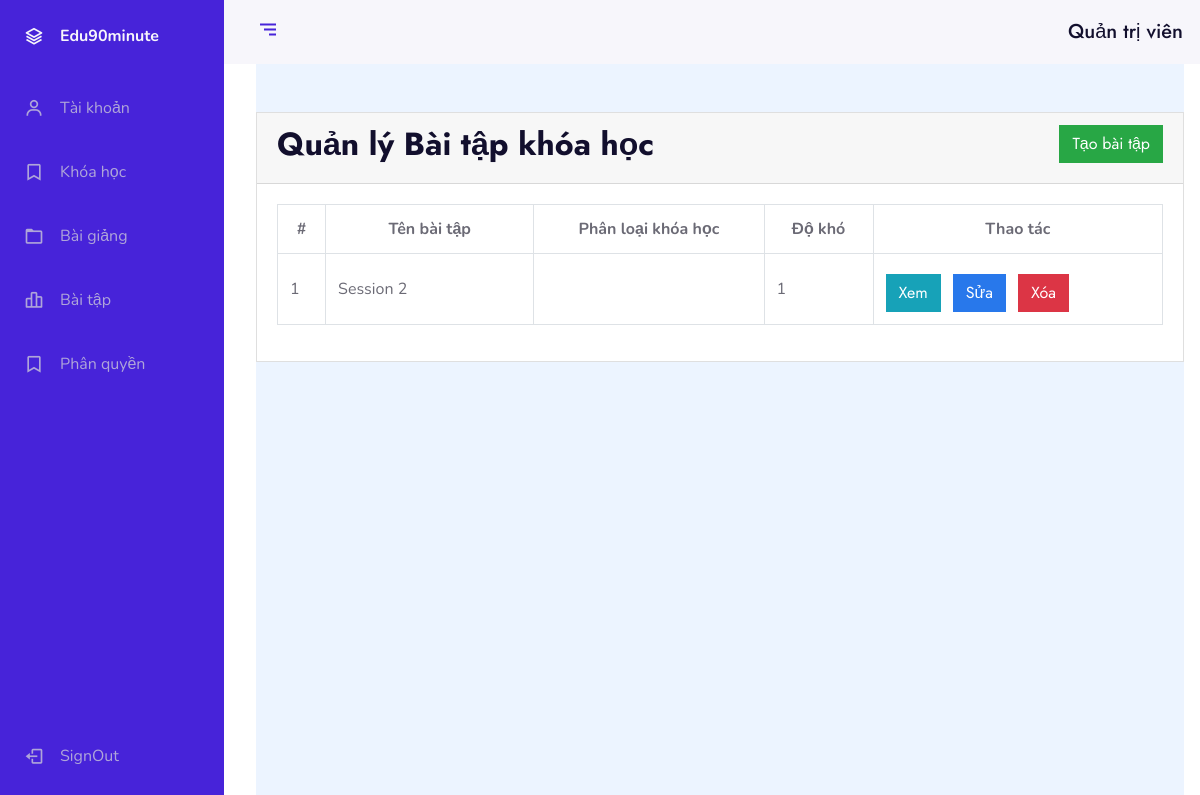
Before: /?ctl=exercises (signed in) with the older database file.
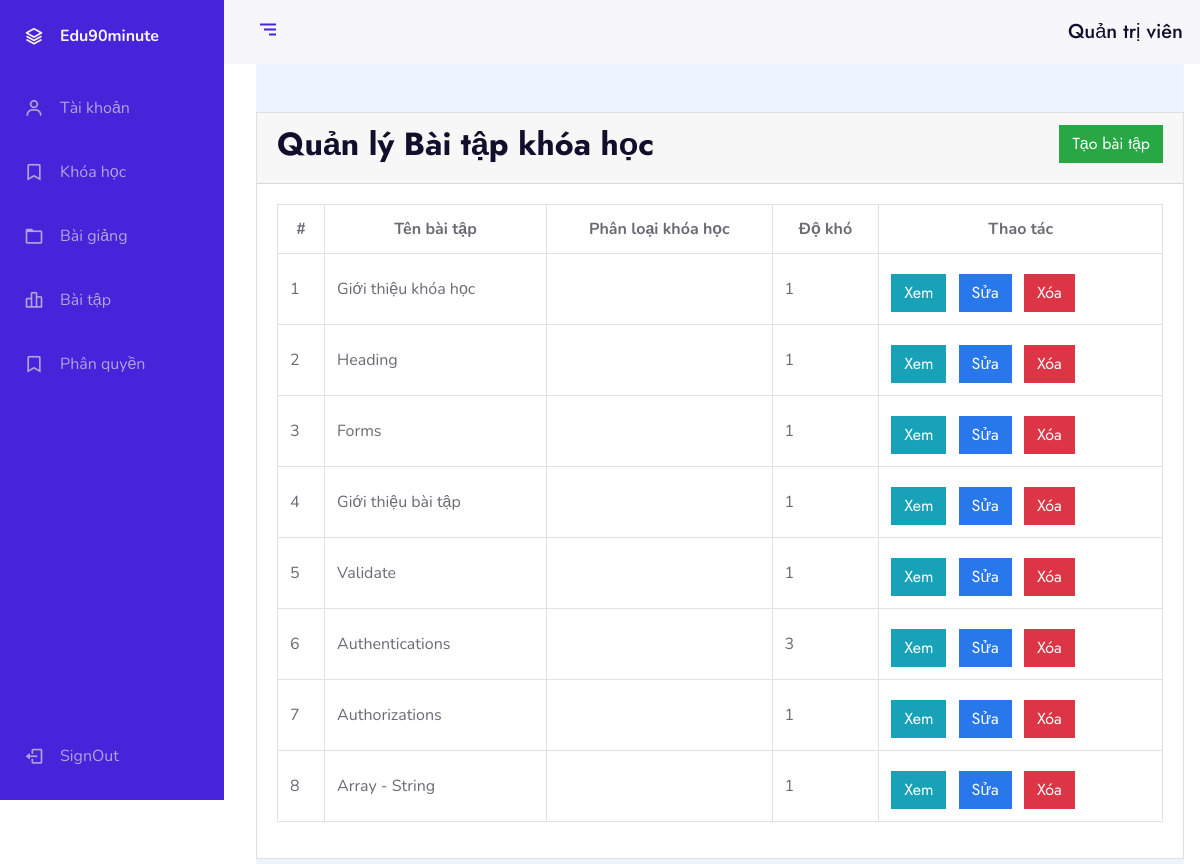
After: the same page with the newer database file.
### tables this page shows
CREATE TABLE `exercises` (
  `id` int(10) UNSIGNED NOT NULL,
  `name` varchar(255) NOT NULL,
  `described` varchar(255) NOT NULL,
  `level` smallint(6) NOT NULL,
  `courseId` varchar(50) NOT NULL,
  `fileUpload` varchar(255) NOT NULL,
  `relate` int(11) NOT NULL,
  `created_at` timestamp NOT NULL DEFAULT current_timestamp()
);

### Controllers/BaseController.php (called while the page is built, shortened)
<?php
class BaseController{
    protected function view($viewPath, array $data = []){
        include_once self::VIEWS_FOLDER_NAME . str_replace('.', '/', $viewPath) . '.php';
    }
}

### Controllers/Admin/AdminExercisesController.php (called while the page is built, shortened)
<?php
    class AdminExercisesController extends BaseController{
        protected $exercisesModel;
        private $data = [];
        protected $limit = 8;
        public function __construct() {
            $this->coursesModel = new CoursesModel;
            $this->exercisesModel = new ExercisesModel;
            $this->data['courses'] = $this->coursesModel->all('', '', '', '', '', ['relate' => 'asc']);
            $this->data['exercises'] = $this->exercisesModel->all();
        }
        public function index() {
            $page = isset($_GET['page']) ? $_GET['page'] : 1;
            $this->data['exercises'] = $this->exercisesModel->all("", "","",
                                                        ($page-1)*$this->limit,
                                                        $this->limit,
                                                        ['relate' => 'asc']);
            $this->data["paging"] = $this->exercisesModel->paging($this->limit);
            return $this->view('admin.exercises.index', $this->data);
        }
    }

### Models/BaseModel.php (called while the page is built, shortened)
<?php
    class BaseModel extends Database
    {
        protected $connect;
        protected $table;
        protected $colums = ['*'];
        public function  __construct() {
            $this->connect = $this->connect();
        }
        public function all($table = '', $colums = [], $where = [], $start=0, $limit = null, $orderBy = []){
            if(!empty($colums)){
                $select = implode(',', $colums);
            }else $select = implode(',', $this->colums);
            $table = empty($table) ? $this->table : $table;
            $sql = "SELECT ${select} FROM $table";
            $sql = trim($sql ,'OR ');
            if(!empty($orderBy)){
                $sql .= " ORDER BY " .array_keys($orderBy)[0] . " " . array_values($orderBy)[0];
            }
            if(!empty($limit)){
                $sql .= " LIMIT $start, $limit";
            }
            $query = $this->_query($sql);
            $data = [];
            while($row = mysqli_fetch_assoc($query)){
                $data[] = $row;
            }
            return $data;
        }
        public function _query($sql){
            return mysqli_query($this->connect, $sql);
        }
    }

### Core/Database.php (called while the page is built, shortened)
<?php
    class Database
    {
        public function  connect(){
            $connect = mysqli_connect(self::DB_HOST, self::DB_USER, self::DB_PASSWORD, self::DB_NAME);
            mysqli_set_charset($connect, 'utf8');
            if(mysqli_connect_errno() === 0){
                return $connect;
            }
            return false;
        }
    }

### Views/admin/exercises/index.php (the view, shortened to what this page needs)
<div class="card">
    <div class="card-header boder-0">
        <div class="float-left">
            <h2>Quản lý Bài tập khóa học</h2>
        </div>
        <div class="float-right">
            <a href="./?ctl=exercises&act=create&rl=1<?php echo isset($_GET['page']) ? "&page=".$_GET['page']:""; ?>" class="btn btn-success">Tạo bài tập</a>
        </div>
    </div>
    <div class="card-body">
        <div class="table-responsive">
             <table class="table table-bordered table-hover">
                <tr class="badge-default">
                    <th class="text-center">#</th>
                    <th class="text-center" style="min-width: 150px;">Tên bài tập</th>
                    <th class="text-center">Phân loại khóa học</th>
                    <th class="text-center">Độ khó</th>
                    <th class="text-center" max-width="270px">Thao tác</th>
                </tr>
                <?php
                    if(isset($exercises)){
                        $i = 1;
                        foreach($exercises as $value){
                ?>
                    <tr>
                        <td class="align-middle"> <?php echo $i++; ?> </td>
                        <td class="align-middle"> <?php echo $value['name']; ?> </td>
                        <td class="align-middle"> <?php echo $value['name2']; ?> </td>
                        <td class="align-middle"> <?php echo $value['level']; ?> </td>
                        <td class="align-middle">
                            <a href="./?ctl=exercises&act=show&id=<?php echo $value['id']; echo isset($_GET['page']) ? "&page=".$_GET['page']:""; ?>" class="btn btn-info mr-2 mt-2">Xem</a>
                            <a href="./?ctl=exercises&act=edit&id=<?php echo $value['id']; echo isset($_GET['page']) ? "&page=".$_GET['page']:""; ?>" class="btn btn-primary mr-2 mt-2">Sửa</a>
                            <form action="./?ctl=exercises&act=destroy&id=<?php echo $value['id'];?>" method="POST"
                            onsubmit="return confirmDelete('<?php echo 'Bạn có chắc muốn xóa bài tập `' .  $value['name'] . '` không?'; ?>')"
                            class="d-inline-block">
                                <input  type="submit" name="submit" value="Xóa" class="btn btn-danger mt-2">
                            </form>
                        </td>
                    </tr>
                <?php }} ?>
            </div>
    </div>
</div>

### index.php (shortened to what this page needs)
<!DOCTYPE html>
<html lang="en">
<head>
    <link rel="stylesheet" href="https://cdn.jsdelivr.net/npm/boxicons@latest/css/boxicons.min.css">
    <link href="https://cdnjs.cloudflare.com/ajax/libs/font-awesome/5.10.0/css/all.min.css" rel="stylesheet">
    <link href="lib/owlcarousel/assets/owl.carousel.min.css" rel="stylesheet">
    <link href="./css/style.css" rel="stylesheet">
    <link href="./css/myStyle.css" rel="stylesheet">
</head>
<body>
    <?php
            require_once "./Controllers/BaseController.php";
            require_once "./Core/Database.php";
            require_once "./Models/BaseModel.php";
            if(isset($_SESSION['role']) && count($_SESSION['permissions']) > 0) {
                require_once("Views/admin/index.php");
            }else{
                include("Views/menu.php");
                include("Views/main.php");
                include("Views/footer.php");
            }
        ?>
</body>
</html>

### Views/admin/index.php (shortened to what this page needs)
<link rel="stylesheet" href="https://cdn.jsdelivr.net/npm/boxicons@latest/css/boxicons.min.css">
<link rel="stylesheet" href="css/adminStyle.css">
<body id="body-pd" class="body-pd">
    <header class="header body-pd" id="header">
        <div class="header_toggle"> <i class='bx bx-menu-alt-left bx-menu-alt-right' id="header-toggle"></i> </div>
        <div class="row">
            <div class="header_img"> <img src="https://cdn-icons-png.flaticon.com/512/1053/1053244.png" alt=""></div>
            <h5 class="ml-2 mb-0 align-self-center"> <?php echo isset($_SESSION['name']) ? $_SESSION['name'] :'Admin-No-Name' ?> </h5>
        </div>
    </header>
    <div class="l-navbar show" id="nav-bar">
        <nav class="nav">
            <div> <a href="./" class="nav_logo"> <i class='bx bx-layer nav_logo-icon'></i> <span class="nav_logo-name">Edu90minute</span> </a>
                <div class="nav_list">
                    <?php
                        if(in_array("user-access", $_SESSION['permissions'])){
                    ?>
                        <a href="./?us=<?php echo rand(1, 100) ?>&act=index" class="nav_link">
                            <i class='bx bx-user nav_icon'></i>
                            <span class="nav_name">Tài khoản</span>
                        </a>
                    <?php
                        }
                    ?>
                    <?php
                        if(in_array("course-access", $_SESSION['permissions'])){
                    ?>
                        <a href="./?ctl=courses" class="nav_link">
                            <i class='bx bx-bookmark nav_icon'></i>
                            <span class="nav_name">Khóa học</span>
                        </a>
                    <?php
                        }
                    ?>
                    <?php
                        if(in_array("lesson-access", $_SESSION['permissions'])){
                    ?>
                        <a href="./?ctl=lessons" class="nav_link">
                            <i class='bx bx-folder nav_icon'></i>
                            <span class="nav_name">Bài giảng</span>
                        </a>
                    <?php
                        }
                    ?>
                    <?php
                        if(in_array("exercise-access", $_SESSION['permissions'])){
                    ?>
                        <a href="./?ctl=exercises" class="nav_link">
                            <i class='bx bx-bar-chart-alt-2 nav_icon'></i>
                            <span class="nav_name">Bài tập</span>
                        </a>
                    <?php
                        }
                    ?>
                   <?php
                        if(in_array("role-access", $_SESSION['permissions'])){
                    ?>
                        <a href="./?ctl=roles" class="nav_link">
                            <i class='bx bx-bookmark nav_icon'></i>
                            <span class="nav_name">Phân quyền</span>
                        </a>
                    <?php
                        }
                    ?>
                </div>
            </div> <a href="./logout.php" class="nav_link"> <i class='bx bx-log-out nav_icon'></i> <span class="nav_name">SignOut</span> </a>
        </nav>
    </div>
    <div class="height-100 bg-light">
        <?php
            include("Views/admin/mainAdmin.php");
        ?>
    </div>
</body>

### Views/admin/mainAdmin.php (shortened to what this page needs)
<main class="pt-5">
<?php
    if(isset($_GET['us'])){
        $link = "accounts/". $_GET['act'] . '.php';
        include_once($link);
    }
    else{
    $actionName = $_REQUEST['act'] ?? 'index';
    $controllerObj = new $controllerName;
    $controllerObj->$actionName();
    }
?>
</main>

### css/myStyle.css (style rules this page uses)
.show { display: block; }

### css/adminStyle.css (style rules this page uses)
:root { --header-height: 3rem; --nav-width: 68px; --first-color: #4723D9; --first-color-light: #AFA5D9; --white-color: #F7F6FB; --body-font: 'Nunito', sans-serif; --normal-font-size: 1rem; --z-fixed: 100 }
body { position: relative; margin: var(--header-height) 0 0 0; padding: 0 1rem; font-family: var(--body-font); font-size: var(--normal-font-size); transition: .5s }
a { text-decoration: none }
.header { width: 100%; height: var(--header-height); position: fixed; top: 0; left: 0; display: flex; align-items: center; justify-content: space-between; padding: 0 1rem; background-color: var(--white-color); z-index: var(--z-fixed); transition: .5s }
.header_toggle { color: var(--first-color); font-size: 1.5rem; cursor: pointer }
.header_img { width: 35px; height: 35px; display: flex; justify-content: center; border-radius: 50%; overflow: hidden }
.header_img img { width: 40px }
.l-navbar { position: fixed; top: 0; left: -30%; width: var(--nav-width); height: 100vh; background-color: var(--first-color); padding: .5rem 1rem 0 0; transition: .5s; z-index: var(--z-fixed) }
.nav { height: 100%; display: flex; flex-direction: column; justify-content: space-between; overflow: hidden }
.nav_logo, .nav_link { display: grid; grid-template-columns: max-content max-content; align-items: center; column-gap: 1rem; padding: .5rem 0 .5rem 1.5rem }
.nav_logo { margin-bottom: 2rem }
.nav_logo-icon { font-size: 1.25rem; color: var(--white-color) }
.nav_logo-name { color: var(--white-color); font-weight: 700 }
.nav_link { position: relative; color: var(--first-color-light); margin-bottom: 1.5rem; transition: .3s }
.nav_icon { font-size: 1.25rem }
.show { left: 0 }
.body-pd { padding-left: calc(var(--nav-width) + 1rem) }
.height-100 { height: 100vh }
@media screen and (min-width: 768px) { body { margin: calc(var(--header-height) + 1rem) 0 0 0; padding-left: calc(var(--nav-width) + 2rem) } }
@media screen and (min-width: 768px) { .header { height: calc(var(--header-height) + 1rem); padding: 0 2rem 0 calc(var(--nav-width) + 2rem) } }
@media screen and (min-width: 768px) { .header_img { width: 40px; height: 40px } }
@media screen and (min-width: 768px) { .header_img img { width: 45px } }
@media screen and (min-width: 768px) { .l-navbar { left: 0; padding: 1rem 1rem 0 0 } }
@media screen and (min-width: 768px) { .show { width: calc(var(--nav-width) + 156px) } }
@media screen and (min-width: 768px) { .body-pd { padding-left: calc(var(--nav-width) + 188px) } }

Changed rows visible on the page:
changed exercises: name "Session 2" → "Giới thiệu khóa học"
added exercises: name "Heading", level "1"
added exercises: name "Forms", level "1"
added exercises: name "Giới thiệu bài tập", level "1"
added exercises: name "Validate", level "1"
added exercises: name "Authentications", level "3"
added exercises: name "Authorizations", level "1"
added exercises: name "Array - String", level "1"
